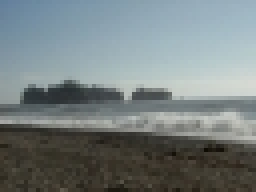
#> input picture images/beach_1.jpg, 64 x 48 px (shown 4 times larger); its folder holds 4 pictures in this run
$ python main.py --query images/beach_1.jpg
#> lines starting #> are read from the running program, lines starting #| are printed output that depends on the picture
"""
Content-Based Image Retrieval

To run the program with default arguments and say beach_1.jpg as the query image, type the following in the terminal
$ python main.py -q beach_1

The other available arguments are:
-f       : to specify the type of feature - only color histogram (color) or only lbp histogram (lbp) or both (both)
-color   : to specify the method for color histogram - grayscale with 8 bins (gray_8), grayscale with 256 bins (gray_256) and RGB histogram (rgb)
-lbp     : to specify the method for LBP histogram - using whole image (whole_image) or by dividing the image into grids (grid_image)
-dist    : to specify the distance measure used to compare the image feature vectors

A complete example to run the program is thus:
$ python main.py -q beach_1 -f both -color rgb -lbp whole_image -dist euclidean

The starter code is compatible with both python 2 and 3

"""

### Load libraries

import numpy as np
import imageio
import glob, argparse, sys
sys.path.append('images')
import matplotlib
matplotlib.use('Agg')
import matplotlib.pyplot as plt
from scipy.spatial.distance import cdist

def populate_hist(buckets, image):
	# loop through the pixel values and populate the pre-allocated hist_vector
	hist_vector = np.zeros((buckets,))
	# hist_vector = np.zeros(buckets)
	bin_size = 256 / buckets

	for i in range(image.shape[0]):
		for j in range(image.shape[1]):
			value = image[i,j]
			index = int (value / bin_size)
			hist_vector[index] += 1

	return hist_vector

def lbp_whole_image(buckets, image):
	# for each pixel p, create an 8 bit number b = 0 if neighbour has value <= p and 1 otherwise
	# initialize variables

	hist_vector = np.zeros((buckets,))
	bin_size = 256 / buckets
	image_h = image.shape[0]
	image_w = image.shape[1]

	# loop through every pixel
	for i in range(image_h):
		for j in range(image_w):
			# ignore boundaries
			if (i == 0 or j ==0 or i == image_h - 1 or j == image_w - 1):
				continue
			pattern = get_lbp(i, j, image)
			index = int(int(pattern, 2) / bin_size)
			hist_vector[index] += 1
	return hist_vector

def lb_grid_image(image):
	# create the big histogram
	num_grids = 12
	hist_vector = np.zeros((32 * num_grids,))
	hist_offset = 0
	# loop through all the 16x16 buckets
	for i in range (4):
		for j in range (3):
			# loop throuh every pixel
			for h in range (16):
				for w in range (16):
					# top left coordinate is image[16 * i,16 * j].
					# the pixel is image[base_i + h, base_j + w]
					curr_i = 16 * i + h
					curr_j = 16 * j + w

					# ignore bounds
					if (curr_i == 0 or curr_j == 0 or curr_i >= image.shape[0] - 1 or curr_j >= image.shape[1] - 1):
						continue
					# get the lbp and update hist_vector
					pattern = get_lbp(curr_i, curr_j, image)
					index = int(int(pattern, 2) / 8) + (hist_offset * 32)
					hist_vector[index] += 1
			hist_offset += 1
	return hist_vector

def get_lbp(i, j, image):
	# given the cooridinate, get one lbp value
	curr = image[i,j]
	pattern = ""

	# top left
	if (image[i-1][j-1] > curr):
		pattern += "1"
	else:
		pattern += "0"

	# top middle
	if (image[i-1][j] > curr):
		pattern +="1"
	else:
		pattern += "0"
	#top right
	if (image[i-1][j+1] > curr):
		pattern +="1"
	else:
		pattern += "0"

	# middle right
	if (image[i][j+1] > curr):
		pattern +="1"
	else:
		pattern += "0"
	# bottom right
	if (image[i+1][j+1] > curr):
		pattern +="1"
	else:
		pattern += "0"
	# bottom middle
	if (image[i+1][j] > curr):
		pattern +="1"
	else:
		pattern += "0"
	# bottom left
	if (image[i+1][j-1] > curr):
		pattern +="1"
	else:
		pattern += "0"
	# middle left
	if (image[i][j-1] > curr):
		pattern +="1"
	else:
		pattern += "0"
	return pattern

### Function to extract color histogram for each image
def color_histogram(image,method):
	# convert RGB image to grayscale
	gray_image = 0.299*image[:,:,0] + 0.587*image[:,:,1] + 0.114*image[:,:,2]

	if method == 'gray_8':
		# hist_vector = np.zeros((8,))
		hist_vector = populate_hist(8, gray_image)

	elif method == 'gray_256':
		# hist_vector = np.zeros((256,))
		hist_vector = populate_hist(256, gray_image)

	elif method == 'rgb':
		num_bins = 256
		hist_vector = np.zeros((num_bins * 3,))
		for i in range(len(image)):
			for j in range(len(image[0])):
				r, g, b = image[i, j, :]
				r_bin = r
				g_bin = g + num_bins
				b_bin = b + num_bins * 2
				hist_vector[r_bin] += 1
				hist_vector[g_bin] += 1
				hist_vector[b_bin] += 1

	else:
		print('Error: incorrect color histogram method')
		return []

	# normalize the histogram (REMOVE THE EPSILON WHEN IMPLEMENTED)
	hist_vector /= sum(hist_vector) # + 1e-10
	return list(hist_vector)

### Function to extract LBP histogram for each image
def lbp_histogram(image,method):
	# convert RGB image to grayscale
	gray_image = 0.299*image[:,:,0] + 0.587*image[:,:,1] + 0.114*image[:,:,2]

	# Now to access pixel (h,w) of gray image, use gray_image[h,w]
	if method == 'whole_image':
		# hist_vector = np.zeros((256,))
		hist_vector =  lbp_whole_image(256, gray_image)

	elif method == 'grid_image':
		# you can remove and rewrite the following 2 lines according to your implementation
		hist_vector = lb_grid_image(gray_image)

	else:
		print('Error: incorrect lbp histogram method')
		return []

	# normalize the histogram (REMOVE THE EPSILON WHEN IMPLEMENTED)
	hist_vector /= sum(hist_vector) #+ 1e-10
	return list(hist_vector)

### Function to compute the feature vector for a given image

def calculate_feature(image, featuretype, color_hist_method, lbp_hist_method):
	# create and return the feature vector as a list
	feature_vector = []

	if featuretype == 'color':
		feature_vector += color_histogram(image, method=color_hist_method)
	elif featuretype == 'lbp':
		feature_vector += lbp_histogram(image, method=lbp_hist_method)
	elif featuretype == 'both':
		feature_vector += color_histogram(image, method=color_hist_method)
		feature_vector += lbp_histogram(image, method=lbp_hist_method)
	else:
		print('Error: incorrect feature type')

	return feature_vector

########## MAIN PROGRAM ##########

if __name__ == "__main__":

	### Provide the name of the query image, for example: beach_1

	ap = argparse.ArgumentParser()
	ap.add_argument("-q", "--query", type=str, required = True, help = "name of the query image")
	ap.add_argument("-f", "--feature", type=str, default = 'both', help = "image feature(s) to be extracted")
	ap.add_argument("-color", "--color_hist_method", type=str, default = 'rgb', help = "method for color histogram")
	ap.add_argument("-lbp", "--lbp_hist_method", type=str, default = 'whole_image', help = "method for lbp histogram")
	ap.add_argument("-dist", "--distance_measure", type=str, default = 'euclidean', help = "distance measure for image comparison")
	args = ap.parse_args()

	### Get all the image names in the database

	image_names = sorted(glob.glob('images/*.jpg'))
	num_images = len(image_names)

	### Create an empty list to hold the feature vectors
	### We shall append each feature vector to this vector
	### Later it will be converted to an array of shape (#images, feature_dimension)

	features = []

	### Loop over each image and extract a feature vector

	for name in image_names:
		print('Extracting feature for ',name.split('/')[-1])
		image = imageio.imread(name)
#> image is the input picture: shape (48, 64, 3); mean R, G, B 118.4, 127.8, 128.4
		feature = calculate_feature(image, args.feature, args.color_hist_method, args.lbp_hist_method)
#> in color_histogram, `gray_image = 0.299*image[:,:,0] + 0.587*image[:,:,1] + 0.114*image[:,:..`:
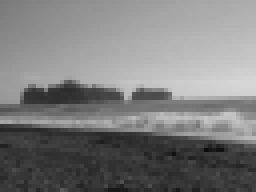
#> gray_image: shape (48, 64) float64 (shown 4 times larger); min 10.87, max 214.8, mean 125.1
#> the loop in color_histogram, `for i in range(len(image)):` made 48 passes
#> after the loop in color_histogram, `for i in range(len(image)):`: hist_vector = 768 values, max 58 at index 311, min 0 at index 0, mean 12
#> in color_histogram, `hist_vector /= sum(hist_vector)`: hist_vector = 768 values, max 0.00629 at index 311, min 0 at index 0, mean 0.0013
#> in calculate_feature, `feature_vector += color_histogram(image, method=color_hist_method)`: feature_vector has the same summary as hist_vector in color_histogram
#> the loop in lbp_whole_image, `for i in range(image_h):` made 48 passes
		features.append(feature)
#> pass 2 of the loop `for name in image_names:`:
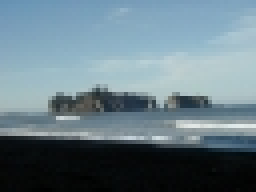
#> input picture images/beach_2.jpg, 64 x 48 px (shown 4 times larger)
#> image is the input picture: shape (48, 64, 3); mean R, G, B 103.4, 123.9, 133.6
#> in color_histogram (call 2), `gray_image = 0.299*image[:,:,0] + 0.587*image[:,:,1] + 0.114*image[:,:..`:
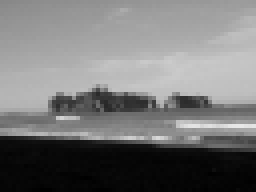
#> gray_image: shape (48, 64) float64 (shown 4 times larger); min 0, max 232.2, mean 118.9
#> the loop in color_histogram (call 2), `for i in range(len(image)):` made 48 passes
#> pass 3 of the loop `for name in image_names:`:
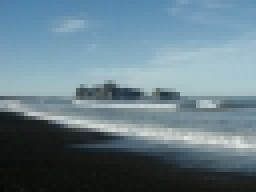
#> input picture images/beach_3.jpg, 64 x 48 px (shown 4 times larger)
#> image is the input picture: shape (48, 64, 3); mean R, G, B 102.2, 125.3, 136.7
#> in color_histogram (call 3), `gray_image = 0.299*image[:,:,0] + 0.587*image[:,:,1] + 0.114*image[:,:..`:
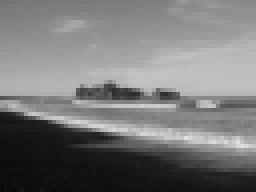
#> gray_image: shape (48, 64) float64 (shown 4 times larger); min 7.06, max 226, mean 119.7
#> the loop in color_histogram (call 3), `for i in range(len(image)):` made 48 passes
#> the loop made 4 passes; the first 3 are shown

	### Read the query image and extract its feature vector

#> (the run stopped early here; a loop or call above may not have finished)
